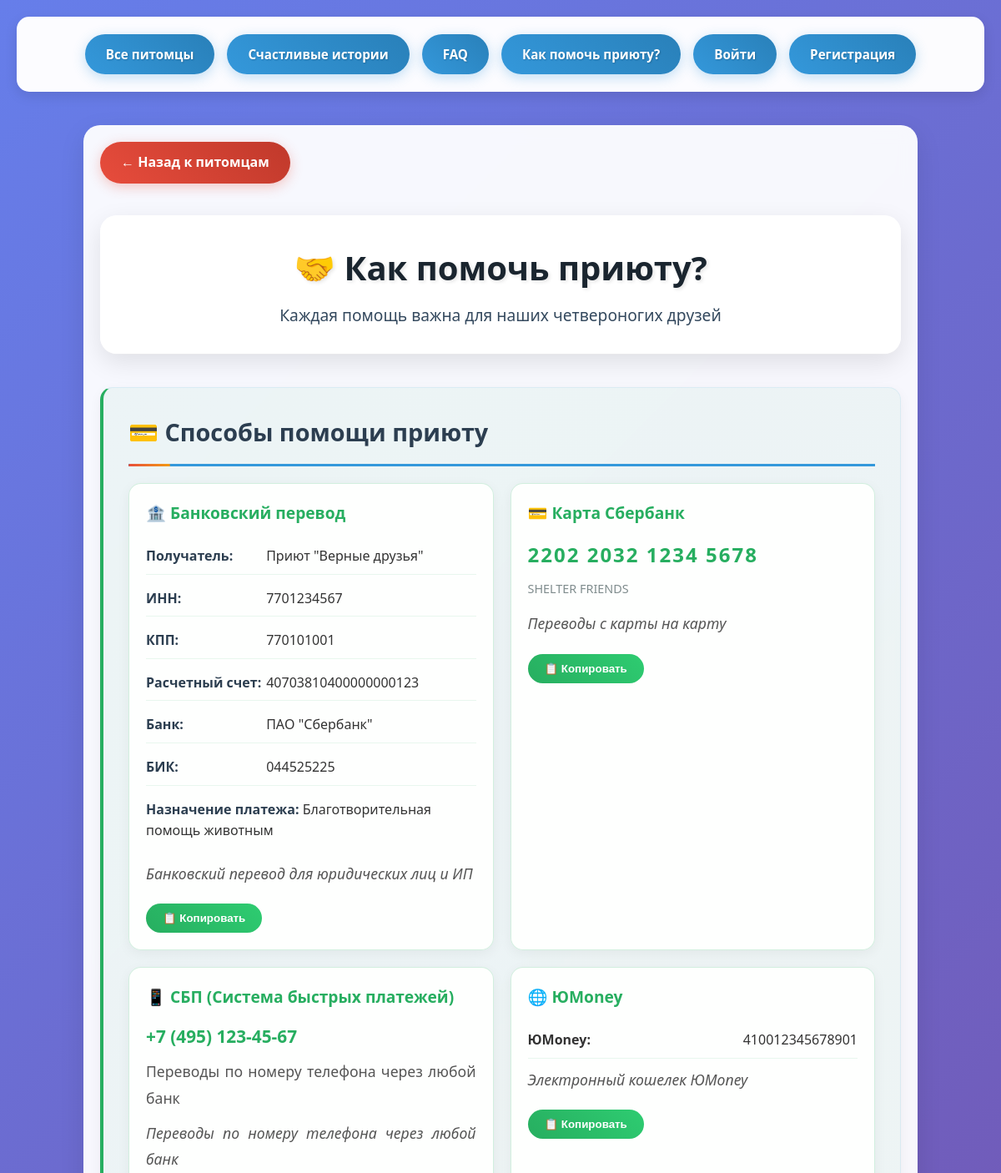
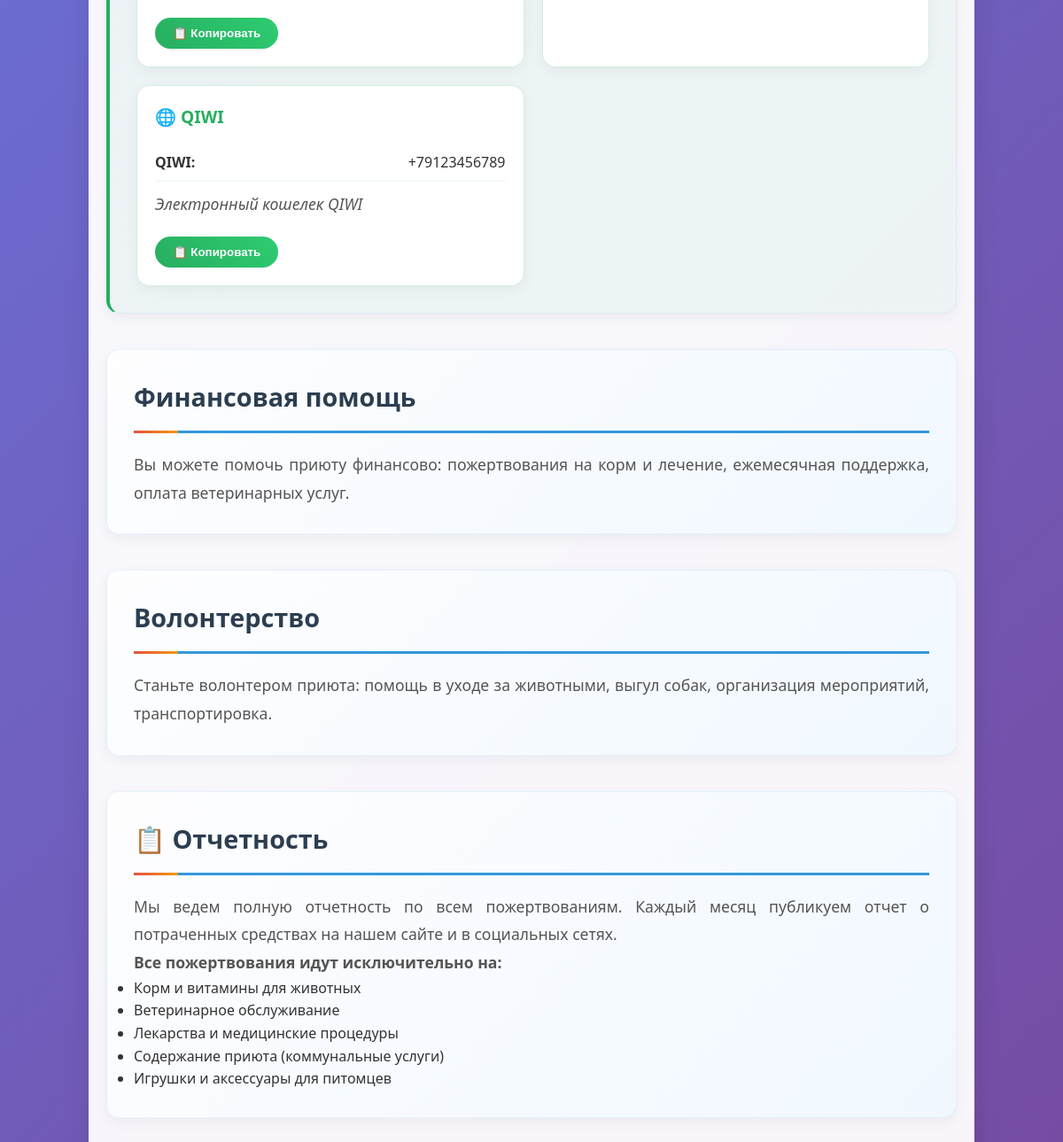
Screenshot of /help/ with the database file from the repository (2 pictures, top to bottom).
### game/models.py (models this page shows, shortened)
class PaymentInfo(models.Model):
    PAYMENT_TYPES = [
        ('bank', 'Банковский перевод'),
        ('card', 'Банковская карта'),
        ('sbp', 'СБП'),
        ('wallet', 'Электронный кошелек'),
    ]
    title = models.CharField(max_length=200, verbose_name="Название")
    payment_type = models.CharField(max_length=20, choices=PAYMENT_TYPES, verbose_name="Тип платежа")
    recipient_name = models.CharField(max_length=300, blank=True, verbose_name="Получатель")
    inn = models.CharField(max_length=20, blank=True, verbose_name="ИНН")
    kpp = models.CharField(max_length=20, blank=True, verbose_name="КПП")
    account_number = models.CharField(max_length=50, blank=True, verbose_name="Расчетный счет")
    bank_name = models.CharField(max_length=200, blank=True, verbose_name="Банк")
    bik = models.CharField(max_length=20, blank=True, verbose_name="БИК")
    payment_purpose = models.CharField(max_length=300, blank=True, verbose_name="Назначение платежа")
    card_number = models.CharField(max_length=50, blank=True, verbose_name="Номер карты/кошелька")
    card_holder = models.CharField(max_length=200, blank=True, verbose_name="Держатель карты")
    phone_number = models.CharField(max_length=20, blank=True, verbose_name="Номер телефона")
    description = models.TextField(blank=True, verbose_name="Описание")
    is_active = models.BooleanField(default=True, verbose_name="Активно")
    order = models.PositiveIntegerField(default=0, verbose_name="Порядок отображения")
    class Meta:
        verbose_name = "Способ оплаты"
        verbose_name_plural = "Способы оплаты"
        ordering = ['order', 'title']
    def get_copy_text(self):
        if self.payment_type == 'bank':
            return f"""Получатель: {self.recipient_name}
ИНН: {self.inn}
КПП: {self.kpp}
Расчетный счет: {self.account_number}
Банк: {self.bank_name}
БИК: {self.bik}
Назначение платежа: {self.payment_purpose}"""
        elif self.payment_type == 'card':
            return self.card_number.replace(' ', '')
        elif self.payment_type == 'sbp':
            return self.phone_number
        elif self.payment_type == 'wallet':
            return self.card_number
        return ""

class HelpInfo(models.Model):
    title = models.CharField(max_length=200, verbose_name="Заголовок")
    content = models.TextField(verbose_name="Содержание")
    order = models.PositiveIntegerField(default=0, verbose_name="Порядок отображения")
    is_active = models.BooleanField(default=True, verbose_name="Активно")
    class Meta:
        verbose_name = "Информация о помощи"
        verbose_name_plural = "Информация о помощи"
        ordering = ['order']

### game/views.py (the view)
# urls.py: path('help/', help_info_view, name='help_info'),
def help_info_view(request):
    help_items = HelpInfo.objects.filter(is_active=True)
    payment_methods = PaymentInfo.objects.filter(is_active=True).order_by('order', 'title')
    return render(request, 'pets/help_info.html', {
        'help_items': help_items,
        'payment_methods': payment_methods
    })

### templates/pets/help_info.html (shortened to what this page needs)
{% load static %}
<!DOCTYPE html>
<html lang="ru">
<head>
    <link rel="stylesheet" href="{% static 'css/main.css' %}">
</head>
<body>
    <div class="container">
        {% include 'includes/nav.html' %}
        <div class="pet-detail-container">
            <a href="{% url 'pet_list' %}" class="back-btn">← Назад к питомцам</a>
            <div class="header">
                <h1>🤝 Как помочь приюту?</h1>
                <p>Каждая помощь важна для наших четвероногих друзей</p>
            </div>
            {% if payment_methods %}
            <div class="section payment-section">
                <h2>💳 Способы помощи приюту</h2>
                <div class="payment-methods">
                    {% for payment in payment_methods %}
                        <div class="payment-card">
                            <h3>
                                {% if payment.payment_type == 'bank' %}🏦
                                {% elif payment.payment_type == 'card' %}💳
                                {% elif payment.payment_type == 'sbp' %}📱
                                {% elif payment.payment_type == 'wallet' %}🌐
                                {% endif %}
                                {{ payment.title }}
                            </h3>
                            {% if payment.payment_type == 'bank' %}
                                <div class="bank-details">
                                    {% if payment.recipient_name %}<div class="detail-item"><strong>Получатель:</strong> {{ payment.recipient_name }}</div>{% endif %}
                                    {% if payment.inn %}<div class="detail-item"><strong>ИНН:</strong> {{ payment.inn }}</div>{% endif %}
                                    {% if payment.kpp %}<div class="detail-item"><strong>КПП:</strong> {{ payment.kpp }}</div>{% endif %}
                                    {% if payment.account_number %}<div class="detail-item"><strong>Расчетный счет:</strong> {{ payment.account_number }}</div>{% endif %}
                                    {% if payment.bank_name %}<div class="detail-item"><strong>Банк:</strong> {{ payment.bank_name }}</div>{% endif %}
                                    {% if payment.bik %}<div class="detail-item"><strong>БИК:</strong> {{ payment.bik }}</div>{% endif %}
                                    {% if payment.payment_purpose %}<div class="detail-item"><strong>Назначение платежа:</strong> {{ payment.payment_purpose }}</div>{% endif %}
                                </div>
                            {% elif payment.payment_type == 'card' %}
                                {% if payment.card_number %}<div class="card-number">{{ payment.card_number }}</div>{% endif %}
                                {% if payment.card_holder %}<div class="card-holder">{{ payment.card_holder }}</div>{% endif %}
                            {% elif payment.payment_type == 'sbp' %}
                                {% if payment.phone_number %}<div class="sbp-number">{{ payment.phone_number }}</div>{% endif %}
                                <p>Переводы по номеру телефона через любой банк</p>
                            {% elif payment.payment_type == 'wallet' %}
                                {% if payment.card_number %}
                                    <div class="wallet-item">
                                        <strong>{{ payment.title }}:</strong> {{ payment.card_number }}
                                    </div>
                                {% endif %}
                            {% endif %}
                            {% if payment.description %}
                                <p class="payment-description">{{ payment.description }}</p>
                            {% endif %}
                            <button class="copy-btn" onclick="copyPaymentInfo('{{ payment.get_copy_text|escapejs }}', '{{ payment.title }} скопирован!')">
                                📋 Копировать
                            </button>
                        </div>
                    {% endfor %}
                </div>
            </div>
            {% endif %}
            {% if help_items %}
                {% for item in help_items %}
                    <div class="section">
                        <h2>{{ item.title }}</h2>
                        <p>{{ item.content|linebreaks }}</p>
                    </div>
                {% endfor %}
            {% endif %}
            <div class="section">
                <h2>📋 Отчетность</h2>
                <p>Мы ведем полную отчетность по всем пожертвованиям. Каждый месяц публикуем отчет о потраченных средствах на нашем сайте и в социальных сетях.</p>
                <p><strong>Все пожертвования идут исключительно на:</strong></p>
                <ul>
                    <li>Корм и витамины для животных</li>
                    <li>Ветеринарное обслуживание</li>
                    <li>Лекарства и медицинские процедуры</li>
                    <li>Содержание приюта (коммунальные услуги)</li>
                    <li>Игрушки и аксессуары для питомцев</li>
                </ul>
            </div>
        </div>
    </div>
    </body>
</html>

### static/css/main.css (style rules this page uses)
* { margin: 0; padding: 0; box-sizing: border-box; }
body { font-family: 'Segoe UI', Tahoma, Geneva, Verdana, sans-serif; line-height: 1.6; color: #333; background: linear-gradient(135deg, #667eea 0%, #764ba2 100%); min-height: 100vh; }
.container { max-width: 1200px; margin: 0 auto; padding: 20px; }
.header { text-align: center; margin-bottom: 40px; background: rgba(255, 255, 255, 0.98); padding: 30px; border-radius: 20px; box-shadow: 0 10px 30px rgba(0, 0, 0, 0.1); backdrop-filter: blur(10px); border: 1px solid rgba(255, 255, 255, 0.3); animation: fadeInUp 0.8s ease-out; }
.header h1 { font-size: 2.5rem; color: #1a252f; margin-bottom: 10px; text-shadow: 2px 2px 4px rgba(0, 0, 0, 0.1); font-weight: 800; }
.header p { font-size: 1.2rem; color: #34495e; font-weight: 400; }
.pet-detail-container { max-width: 1000px; margin: 0 auto; padding: 20px; background: rgba(255, 255, 255, 0.95); border-radius: 20px; box-shadow: 0 10px 30px rgba(0, 0, 0, 0.1); backdrop-filter: blur(10px); }
.section { margin: 40px 0; padding: 30px; background: linear-gradient(135deg, rgba(255, 255, 255, 0.9), rgba(240, 248, 255, 0.9)); border-radius: 15px; box-shadow: 0 5px 15px rgba(0, 0, 0, 0.05); border: 1px solid rgba(52, 152, 219, 0.1); animation: fadeInUp 0.6s ease-out; }
.section h2 { color: #2c3e50; font-size: 1.8rem; margin-bottom: 20px; padding-bottom: 15px; border-bottom: 3px solid #3498db; position: relative; }
.section h2::after { content: ''; position: absolute; bottom: -3px; left: 0; width: 50px; height: 3px; background: linear-gradient(45deg, #e74c3c, #f39c12); border-radius: 2px; }
.section p { line-height: 1.8; color: #555; font-size: 1.1rem; text-align: justify; }
.back-btn { display: inline-block; margin-bottom: 30px; padding: 12px 25px; background: linear-gradient(45deg, #e74c3c, #c0392b); color: white; text-decoration: none; border-radius: 25px; font-weight: 600; transition: all 0.3s ease; box-shadow: 0 4px 15px rgba(231, 76, 60, 0.3); position: relative; overflow: hidden; z-index: 1; }
.back-btn::after { content: ''; position: absolute; top: 50%; left: 50%; width: 0; height: 0; background: rgba(255, 255, 255, 0.2); border-radius: 50%; transform: translate(-50%, -50%); transition: width 0.6s, height 0.6s; z-index: -1; }
.payment-section { background: linear-gradient(135deg, rgba(39, 174, 96, 0.05), rgba(46, 204, 113, 0.05)); border-left: 4px solid #27ae60; }
.payment-methods { display: grid; grid-template-columns: repeat(auto-fit, minmax(300px, 1fr)); gap: 20px; margin-top: 20px; }
.payment-card { background: rgba(255, 255, 255, 0.95); border: 1px solid rgba(39, 174, 96, 0.2); border-radius: 15px; padding: 20px; box-shadow: 0 4px 15px rgba(0, 0, 0, 0.05); }
.payment-card h3 { color: #27ae60; margin-bottom: 15px; font-size: 1.2rem; }
.bank-details { margin: 15px 0; }
.detail-item { margin: 8px 0; padding: 8px 0; border-bottom: 1px solid rgba(39, 174, 96, 0.1); }
.detail-item:last-child { border-bottom: none; }
.detail-item strong { color: #2c3e50; display: inline-block; min-width: 140px; }
.card-number { font-size: 1.5rem; font-weight: bold; color: #27ae60; letter-spacing: 2px; margin: 10px 0; }
.card-holder { color: #7f8c8d; font-size: 0.9rem; margin-bottom: 15px; }
.sbp-number { font-size: 1.3rem; font-weight: bold; color: #27ae60; margin: 10px 0; }
.wallet-item { display: flex; justify-content: space-between; align-items: center; margin: 10px 0; padding: 8px 0; border-bottom: 1px solid rgba(39, 174, 96, 0.1); }
.copy-btn { background: linear-gradient(45deg, #27ae60, #2ecc71); color: white; border: none; border-radius: 20px; padding: 10px 20px; cursor: pointer; font-weight: 600; transition: all 0.3s ease; margin-top: 10px; }
.payment-description { color: #7f8c8d; font-size: 0.9rem; margin: 10px 0; font-style: italic; }

### rows the page displays
PaymentInfo: title "Банковский перевод", recipient_name "Приют \"Верные друзья\"", inn "7701234567", kpp "770101001", account_number "40703810400000000123", bank_name "ПАО \"Сбербанк\"", bik "044525225", payment_purpose "Благотворительная помощь животным", description "Банковский перевод для юридических лиц и ИП"
PaymentInfo: title "Карта Сбербанк", card_number "2202 2032 1234 5678", card_holder "SHELTER FRIENDS", description "Переводы с карты на карту"
PaymentInfo: title "СБП (Система быстрых платежей)", phone_number "+7 (495) 123-45-67", description "Переводы по номеру телефона через любой банк"
PaymentInfo: title "ЮMoney", card_number "410012345678901", description "Электронный кошелек ЮMoney"
PaymentInfo: title "QIWI", card_number "+79123456789", description "Электронный кошелек QIWI"
HelpInfo: title "Финансовая помощь", content "Вы можете помочь приюту финансово: пожертвования на корм и лечение, ежемесячная поддержка, оплата ветеринарных услуг."
HelpInfo: title "Волонтерство", content "Станьте волонтером приюта: помощь в уходе за животными, выгул собак, организация мероприятий, транспортировка."
